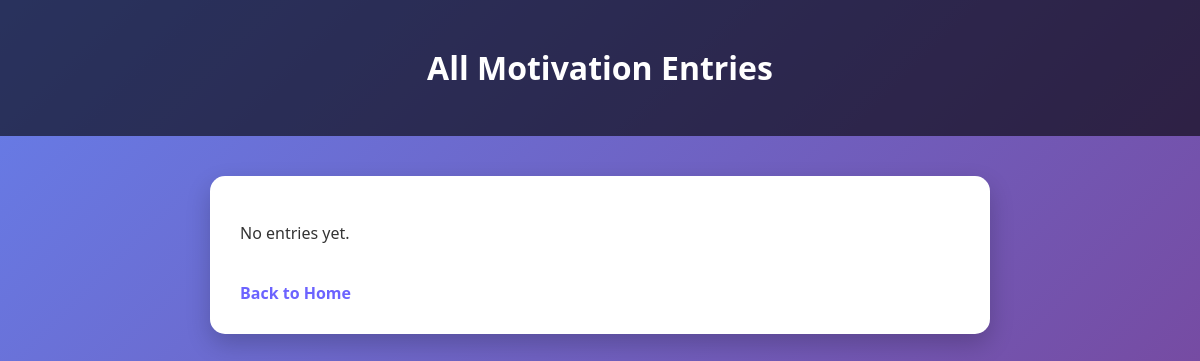
The page /list/ on the database as committed earlier.
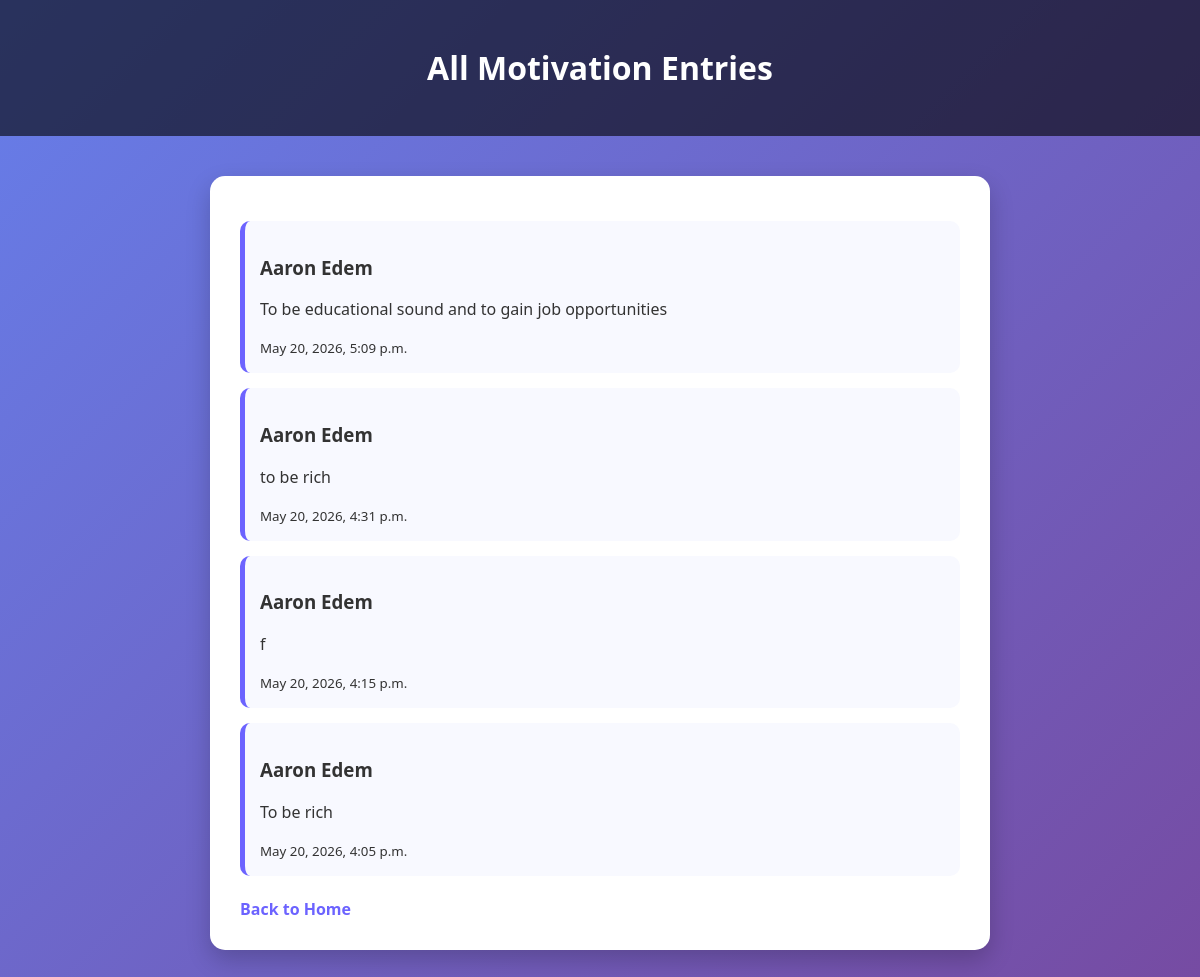
The same page on the database as committed later.
### tracker/models.py (models this page shows, shortened)
class MotivationEntry(models.Model):
    name = models.CharField(max_length=100)
    message = models.TextField()
    created_at = models.DateTimeField(auto_now_add=True)

### tracker/views.py (the view)
# urls.py: path('list/', views.list_entries, name="list"),
def list_entries(request):
    entries = MotivationEntry.objects.all().order_by("-created_at")
    return render(request, "tracker/list.html", {"entries": entries})

### tracker/templates/tracker/list.html (shortened to what this page needs)
{% load static %}
<!DOCTYPE html>
<html>
<head>
    <link rel="stylesheet" href="{% static 'css/style.css' %}">
</head>
<body>
<header>
    <h1>All Motivation Entries</h1>
</header>
<div class="container">
    {% for entry in entries %}
        <div class="entry-card">
            <h3>{{ entry.name }}</h3>
            <p>{{ entry.message }}</p>
            <small>{{ entry.created_at }}</small>
        </div>
    {% empty %}
        <p>No entries yet.</p>
    {% endfor %}
    <br>
    <a href="/">Back to Home</a>
</div>
</body>
</html>

### static/css/style.css (style rules this page uses)
body { font-family: 'Segoe UI', Tahoma, Geneva, Verdana, sans-serif; margin: 0; background: linear-gradient(135deg, #667eea, #764ba2); color: #333; }
header { background: rgba(0,0,0,0.6); color: white; padding: 25px; text-align: center; }
.container { width: 60%; margin: 40px auto; background: white; padding: 30px; border-radius: 15px; box-shadow: 0 10px 25px rgba(0,0,0,0.2); }
.entry-card { background: #f8f9ff; padding: 15px; margin-top: 15px; border-left: 5px solid #6c63ff; border-radius: 10px; }
a { color: #6c63ff; text-decoration: none; font-weight: bold; }

Rows that differ between the two databases and show on the page:
added MotivationEntry: name "Aaron Edem", message "To be educational sound and to gain job opportunities", created_at "May 20, 2026, 5:09 p.m."
added MotivationEntry: name "Aaron Edem", message "to be rich", created_at "May 20, 2026, 4:31 p.m."
added MotivationEntry: name "Aaron Edem", message "f", created_at "May 20, 2026, 4:15 p.m."
added MotivationEntry: name "Aaron Edem", message "To be rich", created_at "May 20, 2026, 4:05 p.m."
Other text that changed with them:
text no longer shown: "No entries yet."
